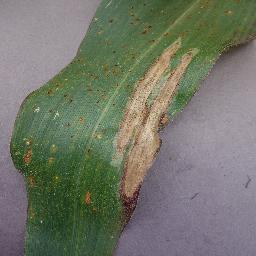
#> input picture data/Blight/39d7cc50-1271-4196-8a7b-ac11b470fe1f___RS_NLB 4163_180deg.JPG, 256 x 256 px
$ python -i image_modifier.py   (imports and definitions only)
#> lines starting #> are read from the running program, lines starting #| are printed output that depends on the picture
#####################################################################################
# ---------------------------------- Image Modifier ---------------------------------
#####################################################################################

#########################
# ---- Depdendencies ----
#########################

import cv2
import numpy as np
from PIL import Image, ImageEnhance
import random

###########################
# ---- Image Augmentor ----
###########################

class ImageAugmentor:
    def __init__(self):
        pass

    def format_checker(self, image):
        """
        Verifica y convierte la imagen a np.ndarray si es necesario.
        Soporta: numpy.ndarray y PIL.Image.Image
        """
        if isinstance(image, np.ndarray):
            return image
        elif isinstance(image, Image.Image):
            return np.array(image)
        else:
            raise TypeError(f"Formato de imagen no soportado: {type(image)}")

    # [134 lines left out: functions downsample, distort, add_noise, chop, adjust_contrast, adjust_brightness and 6 more, not called in this run]

    def color_jitter(self, input_image: np.ndarray,
                     brightness: float = 0.3,
                     contrast: float = 0.3,
                     saturation: float = 0.3,
                     hue: float = 0.1) -> np.ndarray:
        """Color jitter agresivo: brightness, contrast, saturation, hue."""
#> called with brightness = 0.3, contrast = 0.3, saturation = 0.3, hue = 0.1
        image = self.format_checker(input_image)
        pil_image = Image.fromarray(image)

        # Brightness
        enhancer = ImageEnhance.Brightness(pil_image)
        pil_image = enhancer.enhance(random.uniform(1-brightness, 1+brightness))
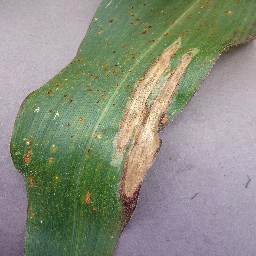
#> pil_image: PIL image 256x256 RGB; mean R, G, B 137.9, 142.5, 126.1

        # Contrast
        enhancer = ImageEnhance.Contrast(pil_image)
        pil_image = enhancer.enhance(random.uniform(1-contrast, 1+contrast))

        # Color (saturation)
        enhancer = ImageEnhance.Color(pil_image)
        pil_image = enhancer.enhance(random.uniform(1-saturation, 1+saturation))

        # Convert back to numpy
        result = np.array(pil_image)

        # Hue adjustment (manual implementation)
        if hue > 0:
            hsv = cv2.cvtColor(result, cv2.COLOR_RGB2HSV).astype(np.float32)
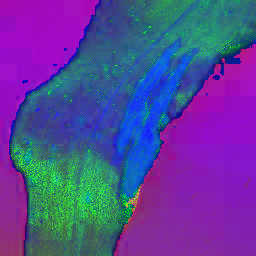
#> hsv: shape (256, 256, 3) float32; mean R, G, B 88.3, 68.1, 151.7
            hue_shift = random.uniform(-hue, hue) * 180  # HSV hue range is 0-180
            hsv[:, :, 0] = (hsv[:, :, 0] + hue_shift) % 180
            result = cv2.cvtColor(hsv.astype(np.uint8), cv2.COLOR_HSV2RGB)
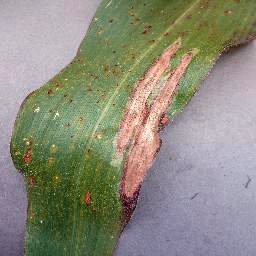
#> result: shape (256, 256, 3); mean R, G, B 140.4, 139.6, 123.8

        return result

    # [89 lines left out: functions gaussian_noise, random_erasing, cutmix, mixup, not called in this run]

>>> import cv2
>>> picture = cv2.cvtColor(cv2.imread('../../data/Blight/39d7cc50-1271-4196-8a7b-ac11b470fe1f___RS_NLB 4163_180deg.JPG'), cv2.COLOR_BGR2RGB)
>>> result = ImageAugmentor().color_jitter(picture)

$ run again, on data/Blight/476e3e28-06e0-47ba-980c-4eb5e1fbbfe9___RS_NLB 4235_flipTB.JPG
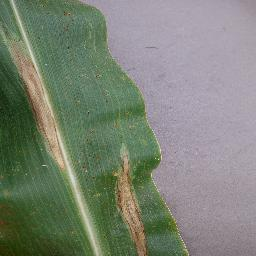
#> input picture data/Blight/476e3e28-06e0-47ba-980c-4eb5e1fbbfe9___RS_NLB 4235_flipTB.JPG, 256 x 256 px
#> in color_jitter, `hsv = cv2.cvtColor(result, cv2.COLOR_RGB2HSV).astype(np.float32)`:
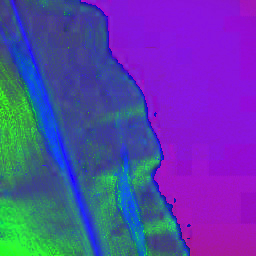
#> hsv: shape (256, 256, 3) float32; mean R, G, B 89.7, 65.3, 165.9
#> in color_jitter, `result = cv2.cvtColor(hsv.astype(np.uint8), cv2.COLOR_HSV2RGB)`:
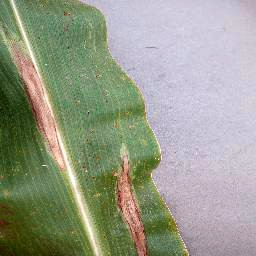
#> result: shape (256, 256, 3); mean R, G, B 151.9, 156.1, 139.1

$ run again, on data/Blight/592130da-ac4b-4026-b774-f9ff76a0379f___RS_NLB 4067_180deg.JPG
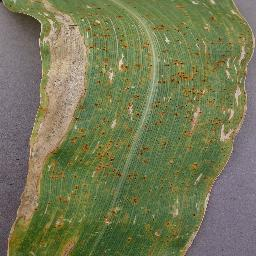
#> input picture data/Blight/592130da-ac4b-4026-b774-f9ff76a0379f___RS_NLB 4067_180deg.JPG, 256 x 256 px
#> in color_jitter, `hsv = cv2.cvtColor(result, cv2.COLOR_RGB2HSV).astype(np.float32)`:
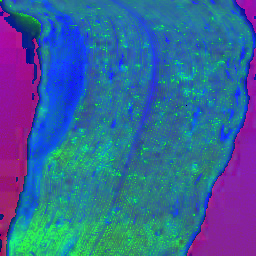
#> hsv: shape (256, 256, 3) float32; mean R, G, B 54.8, 101.1, 151.6
#> in color_jitter, `result = cv2.cvtColor(hsv.astype(np.uint8), cv2.COLOR_HSV2RGB)`:
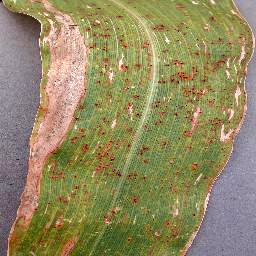
#> result: shape (256, 256, 3); mean R, G, B 146.6, 137.2, 96.6

$ run again, on data/Blight/95eedb2c-7ebc-438c-82ad-99d2009e7f6a___RS_NLB 4077_180deg.JPG
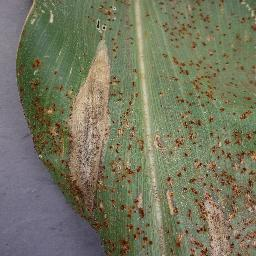
#> input picture data/Blight/95eedb2c-7ebc-438c-82ad-99d2009e7f6a___RS_NLB 4077_180deg.JPG, 256 x 256 px
#> in color_jitter, `hsv = cv2.cvtColor(result, cv2.COLOR_RGB2HSV).astype(np.float32)`:
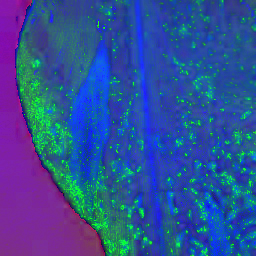
#> hsv: shape (256, 256, 3) float32; mean R, G, B 48.2, 79.8, 150.9
#> in color_jitter, `result = cv2.cvtColor(hsv.astype(np.uint8), cv2.COLOR_HSV2RGB)`:
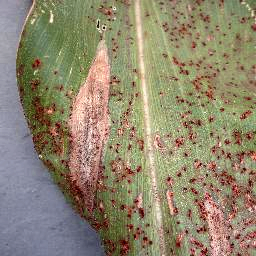
#> result: shape (256, 256, 3); mean R, G, B 144.6, 134.6, 110.1
